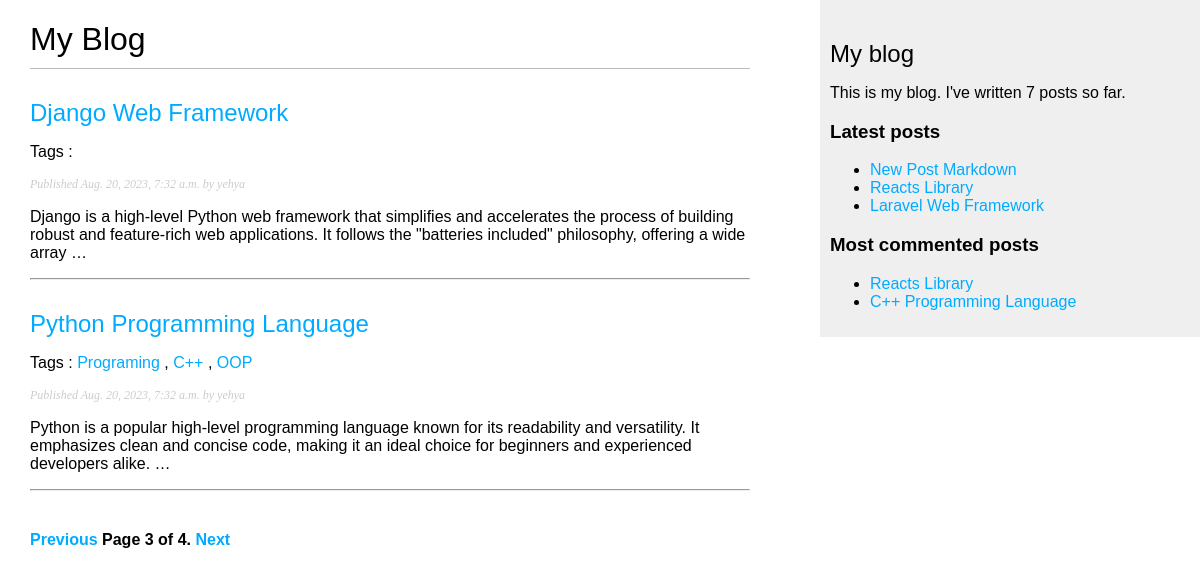
Page /blog/?page=3 on the committed database.
### blog/models.py (models this page shows, shortened)
class Post(models.Model):
    class Status(models.TextChoices):
        DRAFT = 'DF', 'Draft'
        PUBLISHED = 'PB', 'Published'
    title = models.CharField(max_length=250)
    slug = models.SlugField(max_length=250, unique_for_date='publish')
    author = models.ForeignKey(User, on_delete=models.CASCADE, related_name='blog_posts')
    body = models.TextField()
    publish = models.DateTimeField(default=timezone.now)
    created = models.DateTimeField(auto_now_add=True)
    updated = models.DateTimeField(auto_now=True)
    status = models.CharField(max_length=2, choices=Status.choices, default=Status.DRAFT)
    tags = TaggableManager()
    class Meta:
        ordering = ['-publish']
        indexes = [
            models.Index(fields=['-publish']),
        ]
    def get_absolute_url(self):
        return reverse("blog:post_detail", args=[
            self.publish.year,
            self.publish.month,
            self.publish.day,
            self.slug,
        ])

### blog/views.py (the view)
# urls.py: path('', views.post_list, name='post_list'),
def post_list(request, tag_slug=None):
    post_list = Post.objects.all()
    tag = None
    if tag_slug:
        tag = get_object_or_404(Tag, slug=tag_slug)
        post_list = post_list.filter(tags__in=[tag])
    paginator = Paginator(post_list, 2)
    page_number = request.GET.get('page', 1)
    try:
        posts = paginator.page(page_number)
    except PageNotAnInteger:
        posts = paginator.page(1)
    except EmptyPage:
        posts = paginator.page(paginator.num_pages)
    return render(request, 'blog/post/list.html', {'posts': posts, 'tag':tag})

### blog/templatetags/blog_tags.py (called while the page is built)
@register.simple_tag
def total_posts():
    return Post.objects.count()

@register.inclusion_tag('blog/post/latest_posts.html')
def show_latest_posts(count=5):
    latest_posts = Post.objects.order_by('-publish')[:count]
    return {'latest_posts': latest_posts}

@register.simple_tag
def get_most_commented_posts(count=5):
    return Post.objects.annotate(total_comments=Count('comments')).order_by('-total_comments')[:count]

@register.filter(name='markdown')
def markdown_format(text):
    return mark_safe(markdown.markdown(text))

### blog/templates/blog/post/list.html (shortened to what this page needs)
{% extends "blog/base.html" %}
{% load blog_tags %}
{% block content %}
    <h1>My Blog</h1>
    {% for post in posts %}
        <h2>
        <a href="{{post.get_absolute_url}}">
        {{ post.title }}
        </a>
        </h2>
        <p class="tags">
            Tags :
            {% for tag in post.tags.all %}
                <a href="{%url 'blog:post_list_by_tag' tag.slug %}">{{ tag.name }}</a>
                {% if not forloop.last %} , {%endif%}
            {% endfor %}
        </p>
        <p class="date">
        Published {{ post.publish }} by {{ post.author }}
        </p>
        {{ post.body|markdown|truncatewords:30 }}
        <hr />
    {% endfor %}
    {% include "pagination.html" with page=posts %}
{% endblock content %}

### blog/templates/blog/base.html (shortened to what this page needs)
{% load static %}
{% load blog_tags %}
<!DOCTYPE html>
<html>
    <head>
        <link href="{% static "css/blog.css" %}" rel="stylesheet">
    </head>
    <body>
        <div id="content">
            {% block content %}
            {% endblock %}
        </div>
        <div id="sidebar">
            <h2>My blog</h2>
            <p>
                This is my blog.
                I've written {% total_posts %} posts so far.
            </p>
            <h3>Latest posts</h3>
            {% show_latest_posts 3 %}
            <h3>Most commented posts</h3>
            {% get_most_commented_posts 2 as most_commented_posts %}
            <ul>
                {% for post in most_commented_posts %}
                    <li>
                        <a href="{{ post.get_absolute_url }}">{{ post.title }}</a>
                    </li>
                {% endfor %}
            </ul>
        </div>
    </body>
</html>

### blog/templates/blog/post/latest_posts.html
<ul>
    {% for post in latest_posts %}
        <li>
            <a href="{{ post.get_absolute_url }}">{{ post.title }}</a>
        </li>
    {% endfor %}
</ul>

### blog/static/css/blog.css (style rules this page uses)
body { margin:0; padding:0; font-family:helvetica, sans-serif; }
a { color:#00abff; text-decoration:none; }
h1 { font-weight:normal; border-bottom:1px solid #bbb; padding:0 0 10px 0; }
h2 { font-weight:normal; margin:30px 0 0; }
#content { float:left; width:60%; padding:0 0 0 30px; }
#sidebar { float:right; width:30%; padding:10px; background:#efefef; height:100%; }
p.date { color:#ccc; font-family: georgia, serif; font-size: 12px; font-style: italic; }

### rows in the picture
Post: title "Django Web Framework", publish "Aug. 20, 2023, 7:32 a.m.", author "yehya", body "Django is a high-level Python web framework that simplifies and accelerates the process of building robust and feature-rich web applications. It follows the \"batteries included\" philosophy, offering a wide array …"
Post: title "Python Programming Language", publish "Aug. 20, 2023, 7:32 a.m.", author "yehya", body "Python is a popular high-level programming language known for its readability and versatility. It emphasizes clean and concise code, making it an ideal choice for beginners and experienced developers alike. …"
Tag: name "Programing"
Tag: name "C++"
Tag: name "OOP"
Post: title "New Post Markdown"
Post: title "Reacts Library"
Post: title "Laravel Web Framework"
Post: title "C++ Programming Language"

### other values in the picture
{{ page.number }} "3"
{{ page.paginator.num_pages }} "4"
